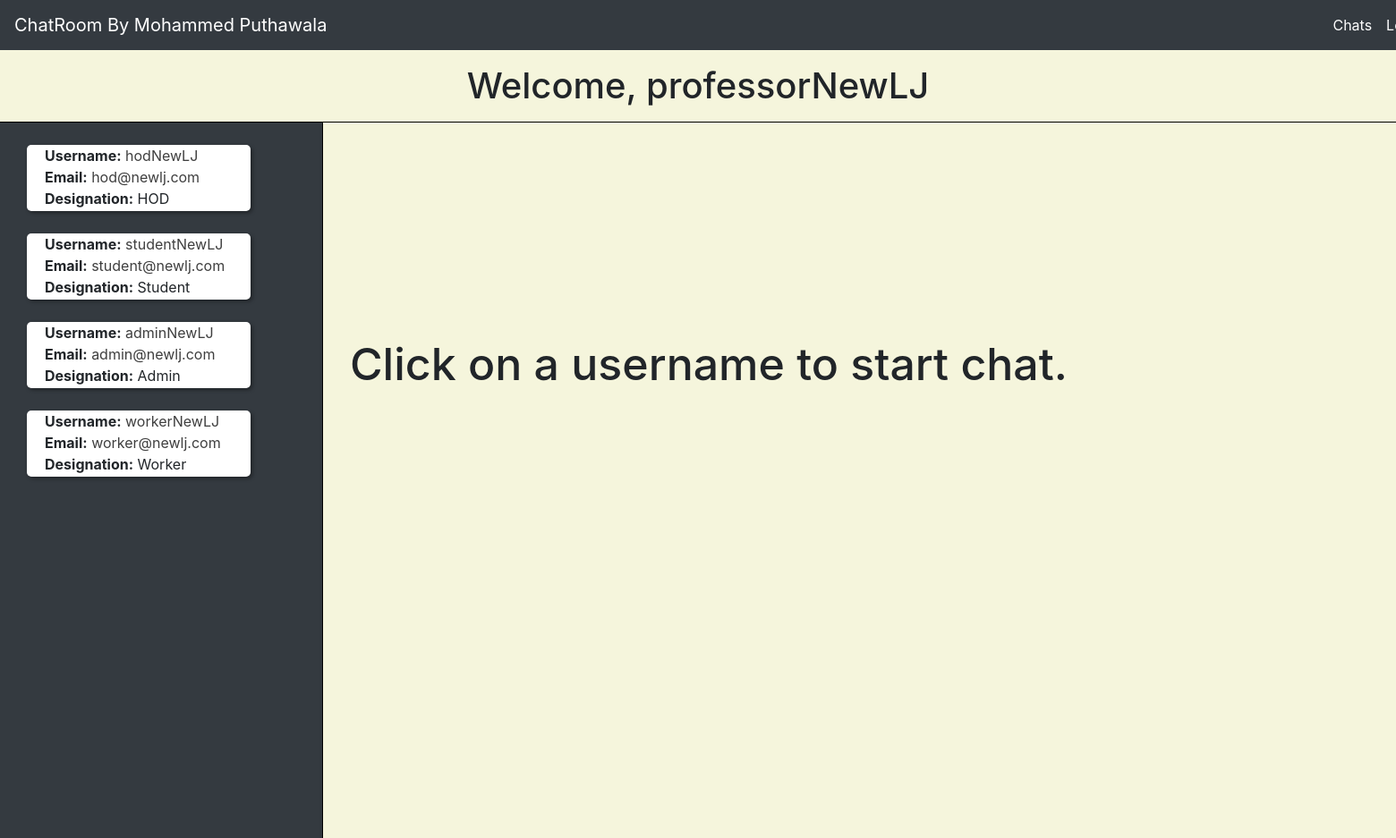
Page /chat.php (signed in) on the committed database.
### tables this page shows
CREATE TABLE `user_data` (
  `id` int(11) NOT NULL,
  `college_name` varchar(255) NOT NULL,
  `designation` varchar(255) NOT NULL,
  `mobile_number` varchar(255) NOT NULL,
  `email` varchar(255) NOT NULL,
  `username` varchar(255) NOT NULL,
  `password` varchar(255) NOT NULL
);

### chat.php (the view, shortened to what this page needs)
<?php
require('connection.inc.php');
include('top.inc.php');
$msg='';
$current_user_id = $_SESSION['USER_ID'];
$res_get_names = mysqli_query($con, "select * from user_data where id = '$current_user_id'");
$row_get_names = mysqli_fetch_assoc($res_get_names);
if(!isset($_GET['id']))
{
    $msg = "Click on a username to start chat.";
}
$res = mysqli_query($con,"select * from user_data where id!='$current_user_id'");
?>
<h1 style="background-color:beige;" class="text-center mt-3 mb-3">Welcome, <?php echo $row_get_names['username']; ?></h1>
<div style="display:flex;flex-direction:row;justify-content:space-between;height:100%;width:100%;border-top:0.5px solid #000;">
<div style="background-color:#343a40;height:100vh;width:30%;" class="lists">
<?php while($row=mysqli_fetch_assoc($res)){ ?>
<div style="background-color:white;height:74px;width:250px;margin-top:25px;margin-left:30px;border-radius:5px;box-shadow: 2px 2px 4px rgba(0, 0, 0, 0.4);">
<span style="margin:20px;"><span style="font-weight:bold">Username:</span> <a style="color:#3f3f3f" href="?id=<?php echo $row['id']; ?>" ><?php echo $row['username']; ?></a></span></br>
<span style="margin:20px;"><span style="font-weight:bold">Email:</span> <a style="color:#3f3f3f" href="?id=<?php echo $row['id']; ?>" ><?php echo $row['email']; ?></a></span></br>
<span style="margin:20px;"><span style="font-weight:bold">Designation:</span> <?php echo $row['designation']; ?></span>
</div>
<?php } ?>
</div>
<div style="background-color:beige;height:100vh;width:100vw;box-shadow: 2px 2px 4px rgba(0, 0, 0, 0.4);border-left:0.5px solid #000;" class="chats">
    <h1 style="margin-top:240px;margin-left:30px;font-size:50px;"><?php echo $msg; ?></h1>
    <div class="container">
         <div class="row justify-content-md-center mb-4">
            <div class="col-md-6">
            </div>
         </div>
      </div>
</div>
</div>
</body>
</html>

### style.css (style rules this page uses)
.col-md-6 { margin-top:100px; margin-left: 930px; max-width:30%; position: fixed; bottom: 20px; right: 20px; }
body { overflow-y: hidden; }
body { background-color:beige; }
.lists { overflow-y:scroll; min-height: 100vh; }

### rows in the picture
user_data: username "professorNewLJ"
user_data: username "hodNewLJ", email "hod@newlj.com", designation "HOD"
user_data: username "studentNewLJ", email "student@newlj.com", designation "Student"
user_data: username "adminNewLJ", email "admin@newlj.com", designation "Admin"
user_data: username "workerNewLJ", email "worker@newlj.com", designation "Worker"

### other values in the picture
$msg "Click on a username to start chat."
